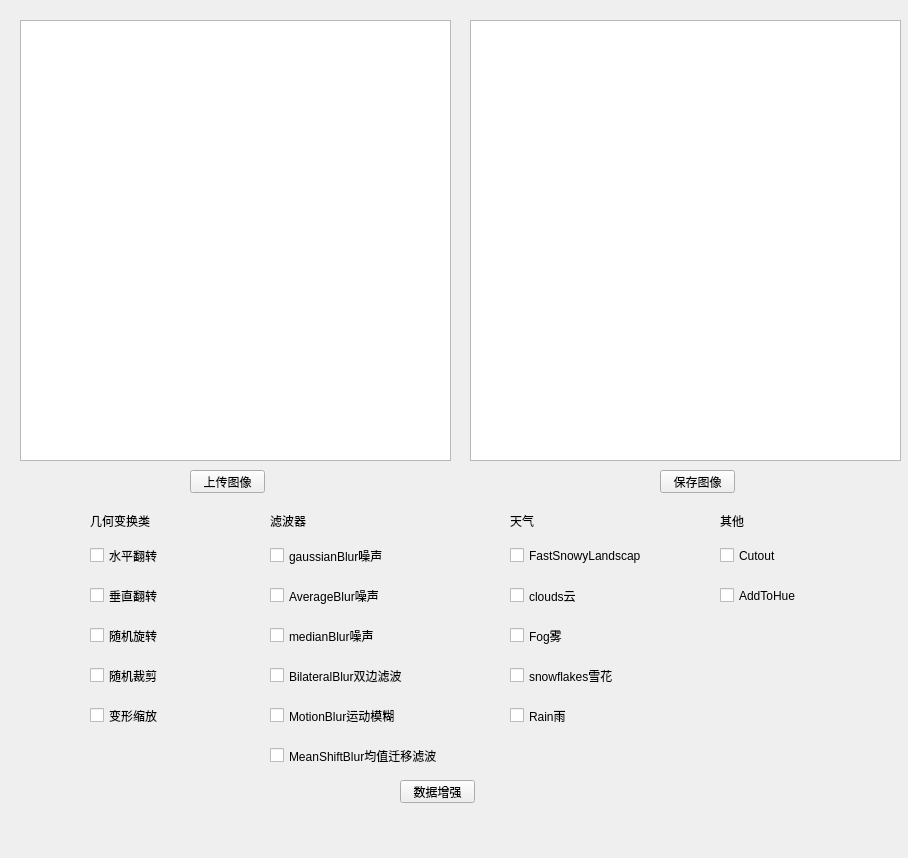
<?xml version="1.0" encoding="UTF-8"?>
<ui version="4.0">
 <class>dataargument</class>
 <widget class="QWidget" name="dataargument">
  <property name="geometry">
   <rect>
    <x>0</x>
    <y>0</y>
    <width>908</width>
    <height>858</height>
   </rect>
  </property>
  <property name="windowTitle">
   <string>Form</string>
  </property>
  <widget class="QLabel" name="label">
   <property name="geometry">
    <rect>
     <x>20</x>
     <y>20</y>
     <width>431</width>
     <height>441</height>
    </rect>
   </property>
   <property name="text">
    <string/>
   </property>
  </widget>
  <widget class="QLabel" name="label_2">
   <property name="geometry">
    <rect>
     <x>470</x>
     <y>20</y>
     <width>431</width>
     <height>441</height>
    </rect>
   </property>
   <property name="text">
    <string/>
   </property>
  </widget>
  <widget class="QPushButton" name="pushButton">
   <property name="geometry">
    <rect>
     <x>190</x>
     <y>470</y>
     <width>75</width>
     <height>23</height>
    </rect>
   </property>
   <property name="text">
    <string>上传图像</string>
   </property>
  </widget>
  <widget class="QCheckBox" name="checkBox">
   <property name="geometry">
    <rect>
     <x>90</x>
     <y>660</y>
     <width>81</width>
     <height>31</height>
    </rect>
   </property>
   <property name="text">
    <string>随机裁剪</string>
   </property>
  </widget>
  <widget class="QCheckBox" name="checkBox_2">
   <property name="geometry">
    <rect>
     <x>90</x>
     <y>580</y>
     <width>81</width>
     <height>31</height>
    </rect>
   </property>
   <property name="text">
    <string>垂直翻转</string>
   </property>
  </widget>
  <widget class="QCheckBox" name="checkBox_3">
   <property name="geometry">
    <rect>
     <x>90</x>
     <y>620</y>
     <width>81</width>
     <height>31</height>
    </rect>
   </property>
   <property name="text">
    <string>随机旋转</string>
   </property>
  </widget>
  <widget class="QCheckBox" name="checkBox_4">
   <property name="geometry">
    <rect>
     <x>90</x>
     <y>540</y>
     <width>81</width>
     <height>31</height>
    </rect>
   </property>
   <property name="text">
    <string>水平翻转</string>
   </property>
  </widget>
  <widget class="QCheckBox" name="checkBox_5">
   <property name="geometry">
    <rect>
     <x>90</x>
     <y>700</y>
     <width>81</width>
     <height>31</height>
    </rect>
   </property>
   <property name="text">
    <string>变形缩放</string>
   </property>
  </widget>
  <widget class="QLabel" name="label_3">
   <property name="geometry">
    <rect>
     <x>90</x>
     <y>510</y>
     <width>81</width>
     <height>21</height>
    </rect>
   </property>
   <property name="text">
    <string>几何变换类</string>
   </property>
  </widget>
  <widget class="QCheckBox" name="checkBox_6">
   <property name="geometry">
    <rect>
     <x>270</x>
     <y>700</y>
     <width>151</width>
     <height>31</height>
    </rect>
   </property>
   <property name="text">
    <string>MotionBlur运动模糊</string>
   </property>
  </widget>
  <widget class="QLabel" name="label_4">
   <property name="geometry">
    <rect>
     <x>270</x>
     <y>510</y>
     <width>81</width>
     <height>21</height>
    </rect>
   </property>
   <property name="text">
    <string>滤波器</string>
   </property>
  </widget>
  <widget class="QCheckBox" name="checkBox_7">
   <property name="geometry">
    <rect>
     <x>270</x>
     <y>580</y>
     <width>111</width>
     <height>31</height>
    </rect>
   </property>
   <property name="text">
    <string>AverageBlur噪声</string>
   </property>
  </widget>
  <widget class="QCheckBox" name="checkBox_8">
   <property name="geometry">
    <rect>
     <x>270</x>
     <y>540</y>
     <width>131</width>
     <height>31</height>
    </rect>
   </property>
   <property name="text">
    <string>gaussianBlur噪声</string>
   </property>
  </widget>
  <widget class="QCheckBox" name="checkBox_9">
   <property name="geometry">
    <rect>
     <x>270</x>
     <y>620</y>
     <width>111</width>
     <height>31</height>
    </rect>
   </property>
   <property name="text">
    <string>medianBlur噪声</string>
   </property>
  </widget>
  <widget class="QCheckBox" name="checkBox_10">
   <property name="geometry">
    <rect>
     <x>270</x>
     <y>660</y>
     <width>151</width>
     <height>31</height>
    </rect>
   </property>
   <property name="text">
    <string>BilateralBlur双边滤波</string>
   </property>
  </widget>
  <widget class="QCheckBox" name="checkBox_11">
   <property name="geometry">
    <rect>
     <x>270</x>
     <y>740</y>
     <width>171</width>
     <height>31</height>
    </rect>
   </property>
   <property name="text">
    <string>MeanShiftBlur均值迁移滤波</string>
   </property>
  </widget>
  <widget class="QLabel" name="label_5">
   <property name="geometry">
    <rect>
     <x>510</x>
     <y>510</y>
     <width>81</width>
     <height>21</height>
    </rect>
   </property>
   <property name="text">
    <string>天气</string>
   </property>
  </widget>
  <widget class="QCheckBox" name="checkBox_12">
   <property name="geometry">
    <rect>
     <x>510</x>
     <y>660</y>
     <width>151</width>
     <height>31</height>
    </rect>
   </property>
   <property name="text">
    <string>snowflakes雪花</string>
   </property>
  </widget>
  <widget class="QCheckBox" name="checkBox_14">
   <property name="geometry">
    <rect>
     <x>510</x>
     <y>620</y>
     <width>111</width>
     <height>31</height>
    </rect>
   </property>
   <property name="text">
    <string>Fog雾</string>
   </property>
  </widget>
  <widget class="QCheckBox" name="checkBox_15">
   <property name="geometry">
    <rect>
     <x>510</x>
     <y>700</y>
     <width>151</width>
     <height>31</height>
    </rect>
   </property>
   <property name="text">
    <string>Rain雨</string>
   </property>
  </widget>
  <widget class="QCheckBox" name="checkBox_16">
   <property name="geometry">
    <rect>
     <x>510</x>
     <y>540</y>
     <width>131</width>
     <height>31</height>
    </rect>
   </property>
   <property name="text">
    <string>FastSnowyLandscape</string>
   </property>
  </widget>
  <widget class="QCheckBox" name="checkBox_17">
   <property name="geometry">
    <rect>
     <x>510</x>
     <y>580</y>
     <width>111</width>
     <height>31</height>
    </rect>
   </property>
   <property name="text">
    <string>clouds云</string>
   </property>
  </widget>
  <widget class="QLabel" name="label_6">
   <property name="geometry">
    <rect>
     <x>720</x>
     <y>510</y>
     <width>81</width>
     <height>21</height>
    </rect>
   </property>
   <property name="text">
    <string>其他</string>
   </property>
  </widget>
  <widget class="QCheckBox" name="checkBox_19">
   <property name="geometry">
    <rect>
     <x>720</x>
     <y>540</y>
     <width>131</width>
     <height>31</height>
    </rect>
   </property>
   <property name="text">
    <string>Cutout</string>
   </property>
  </widget>
  <widget class="QCheckBox" name="checkBox_20">
   <property name="geometry">
    <rect>
     <x>720</x>
     <y>580</y>
     <width>111</width>
     <height>31</height>
    </rect>
   </property>
   <property name="text">
    <string>AddToHue</string>
   </property>
  </widget>
  <widget class="QPushButton" name="pushButton_2">
   <property name="geometry">
    <rect>
     <x>400</x>
     <y>780</y>
     <width>75</width>
     <height>23</height>
    </rect>
   </property>
   <property name="text">
    <string>数据增强</string>
   </property>
  </widget>
  <widget class="QTextEdit" name="textEdit">
   <property name="geometry">
    <rect>
     <x>20</x>
     <y>20</y>
     <width>431</width>
     <height>441</height>
    </rect>
   </property>
  </widget>
  <widget class="QTextEdit" name="textEdit_2">
   <property name="geometry">
    <rect>
     <x>470</x>
     <y>20</y>
     <width>431</width>
     <height>441</height>
    </rect>
   </property>
  </widget>
  <widget class="QPushButton" name="pushButton_3">
   <property name="geometry">
    <rect>
     <x>660</x>
     <y>470</y>
     <width>75</width>
     <height>23</height>
    </rect>
   </property>
   <property name="text">
    <string>保存图像</string>
   </property>
  </widget>
  <zorder>textEdit_2</zorder>
  <zorder>textEdit</zorder>
  <zorder>label</zorder>
  <zorder>label_2</zorder>
  <zorder>pushButton</zorder>
  <zorder>checkBox</zorder>
  <zorder>checkBox_2</zorder>
  <zorder>checkBox_3</zorder>
  <zorder>checkBox_4</zorder>
  <zorder>checkBox_5</zorder>
  <zorder>label_3</zorder>
  <zorder>checkBox_6</zorder>
  <zorder>label_4</zorder>
  <zorder>checkBox_7</zorder>
  <zorder>checkBox_8</zorder>
  <zorder>checkBox_9</zorder>
  <zorder>checkBox_10</zorder>
  <zorder>checkBox_11</zorder>
  <zorder>label_5</zorder>
  <zorder>checkBox_12</zorder>
  <zorder>checkBox_14</zorder>
  <zorder>checkBox_15</zorder>
  <zorder>checkBox_16</zorder>
  <zorder>checkBox_17</zorder>
  <zorder>label_6</zorder>
  <zorder>checkBox_19</zorder>
  <zorder>checkBox_20</zorder>
  <zorder>pushButton_2</zorder>
  <zorder>pushButton_3</zorder>
 </widget>
 <resources/>
 <connections/>
</ui>
